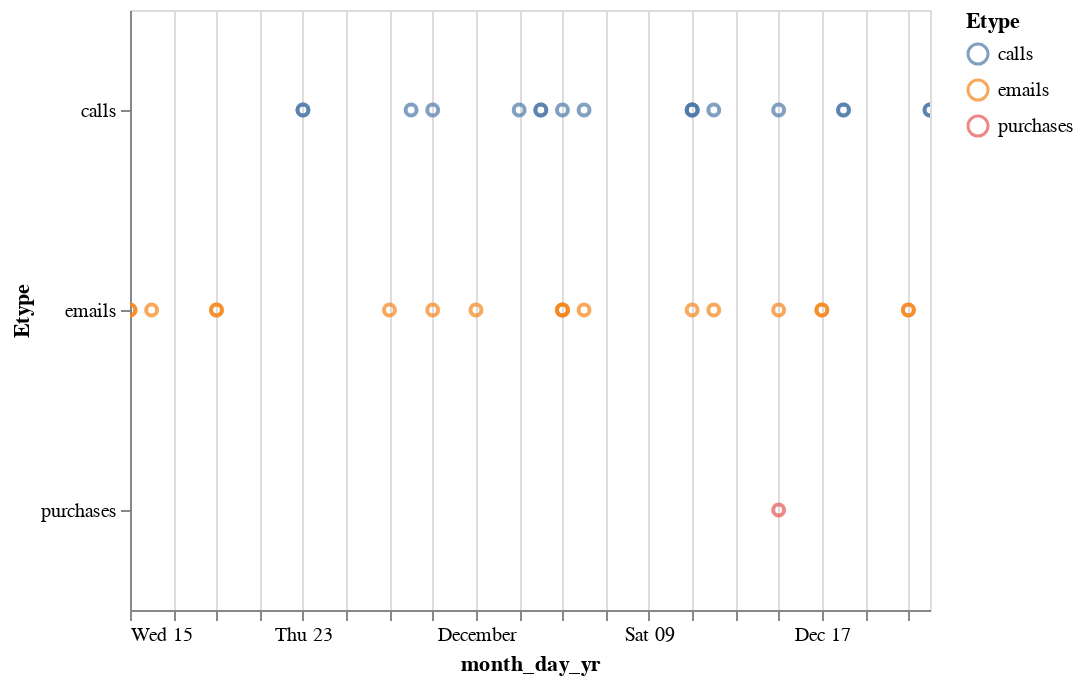

The notebook cell saved with this chart:
### Code cell
alt.Chart(sus_purch7).mark_point().encode(
    x='month_day_yr:T',
    y='Etype:N',
    color='Etype:N',
    tooltip=['Source_Names','Destination_Names']
).interactive()

### Figure 1 — Vega-Lite specification as saved in the notebook (floating-point values rounded to 4 significant figures)
{"$schema": "https://vega.github.io/schema/vega-lite/v2.4.3.json", "config": {"view": {"height": 300, "width": 400}}, "data": {"values": [{"Destination": 720233, "Destination_Names": "Alpha Chessor", "Etype": "calls", "Source": 578795, "Source_Names": "Carl Cortez", "TimeStamp": 1511468208, "Unnamed: 0": 0, "Unnamed: 0.1": 10196234, "full_date": "2017-11-23 20:16:48", "month": 11, "month_day_yr": "11/23/2017", "month_yr": "11/2017", "yr": 2017}, {"Destination": 720233, "Destination_Names": "Alpha Chessor", "Etype": "calls", "Source": 716499, "Source_Names": "Lizzette Hilfiger", "TimeStamp": 1511948853, "Unnamed: 0": 1, "Unnamed: 0.1": 10259106, "full_date": "2017-11-29 09:47:33", "month": 11, "month_day_yr": "11/29/2017", "month_yr": "11/2017", "yr": 2017}, {"Destination": 720233, "Destination_Names": "Alpha Chessor", "Etype": "calls", "Source": 669784, "Source_Names": "Florentino Bubrig", "TimeStamp": 1512363815, "Unnamed: 0": 2, "Unnamed: 0.1": 10313146, "full_date": "2017-12-04 05:03:35", "month": 12, "month_day_yr": "12/04/2017", "month_yr": "12/2017", "yr": 2017}, {"Destination": 720233, "Destination_Names": "Alpha Chessor", "Etype": "calls", "Source": 528750, "Source_Names": "Jimmie Gunby", "TimeStamp": 1512565434, "Unnamed: 0": 3, "Unnamed: 0.1": 10338759, "full_date": "2017-12-06 13:03:54", "month": 12, "month_day_yr": "12/06/2017", "month_yr": "12/2017", "yr": 2017}, {"Destination": 720233, "Destination_Names": "Alpha Chessor", "Etype": "calls", "Source": 709379, "Source_Names": "Felisa Kuhnel", "TimeStamp": 1512982283, "Unnamed: 0": 4, "Unnamed: 0.1": 10392471, "full_date": "2017-12-11 08:51:23", "month": 12, "month_day_yr": "12/11/2017", "month_yr": "12/2017", "yr": 2017}, {"Destination": 720233, "Destination_Names": "Alpha Chessor", "Etype": "calls", "Source": 1010320, "Source_Names": "Landon Shelp", "TimeStamp": 1513581022, "Unnamed: 0": 5, "Unnamed: 0.1": 10470471, "full_date": "2017-12-18 07:10:22", "month": 12, "month_day_yr": "12/18/2017", "month_yr": "12/2017", "yr": 2017}, {"Destination": 720233, "Destination_Names": "Alpha Chessor", "Etype": "calls", "Source": 794458, "Source_Names": "Bill Patton", "TimeStamp": 1513927296, "Unnamed: 0": 6, "Unnamed: 0.1": 10515691, "full_date": "2017-12-22 07:21:36", "month": 12, "month_day_yr": "12/22/2017", "month_yr": "12/2017", "yr": 2017}, {"Destination": 720233, "Destination_Names": "Alpha Chessor", "Etype": "emails", "Source": 713743, "Source_Names": "Sherilyn Coopwood", "TimeStamp": 1510732930, "Unnamed: 0": 7, "Unnamed: 0.1": 13858793, "full_date": "2017-11-15 08:02:10", "month": 11, "month_day_yr": "11/15/2017", "month_yr": "11/2017", "yr": 2017}, {"Destination": 720233, "Destination_Names": "Alpha Chessor", "Etype": "emails", "Source": 640357, "Source_Names": "Louis Welch", "TimeStamp": 1510825300, "Unnamed: 0": 8, "Unnamed: 0.1": 13875304, "full_date": "2017-11-16 09:41:40", "month": 11, "month_day_yr": "11/16/2017", "month_yr": "11/2017", "yr": 2017}, {"Destination": 720233, "Destination_Names": "Alpha Chessor", "Etype": "emails", "Source": 687328, "Source_Names": "Luella Robbins", "TimeStamp": 1511103169, "Unnamed: 0": 9, "Unnamed: 0.1": 13924076, "full_date": "2017-11-19 14:52:49", "month": 11, "month_day_yr": "11/19/2017", "month_yr": "11/2017", "yr": 2017}, {"Destination": 720233, "Destination_Names": "Alpha Chessor", "Etype": "emails", "Source": 720618, "Source_Names": "Angel Bustard", "TimeStamp": 1511811086, "Unnamed: 0": 10, "Unnamed: 0.1": 14049626, "full_date": "2017-11-27 19:31:26", "month": 11, "month_day_yr": "11/27/2017", "month_yr": "11/2017", "yr": 2017}, {"Destination": 720233, "Destination_Names": "Alpha Chessor", "Etype": "emails", "Source": 702075, "Source_Names": "Brian Butler", "TimeStamp": 1512094691, "Unnamed: 0": 11, "Unnamed: 0.1": 14099951, "full_date": "2017-12-01 02:18:11", "month": 12, "month_day_yr": "12/01/2017", "month_yr": "12/2017", "yr": 2017}, {"Destination": 720233, "Destination_Names": "Alpha Chessor", "Etype": "emails", "Source": 596268, "Source_Names": "Sherilyn Bongers", "TimeStamp": 1512434883, "Unnamed: 0": 12, "Unnamed: 0.1": 14160017, "full_date": "2017-12-05 00:48:03", "month": 12, "month_day_yr": "12/05/2017", "month_yr": "12/2017", "yr": 2017}, {"Destination": 720233, "Destination_Names": "Alpha Chessor", "Etype": "emails", "Source": 835931, "Source_Names": "Christina Underwood", "TimeStamp": 1512455885, "Unnamed: 0": 13, "Unnamed: 0.1": 14163709, "full_date": "2017-12-05 06:38:05", "month": 12, "month_day_yr": "12/05/2017", "month_yr": "12/2017", "yr": 2017}, {"Destination": 720233, "Destination_Names": "Alpha Chessor", "Etype": "emails", "Source": 738153, "Source_Names": "Lou Brito", "TimeStamp": 1512969765, "Unnamed: 0": 14, "Unnamed: 0.1": 14254538, "full_date": "2017-12-11 05:22:45", "month": 12, "month_day_yr": "12/11/2017", "month_yr": "12/2017", "yr": 2017}, {"Destination": 720233, "Destination_Names": "Alpha Chessor", "Etype": "emails", "Source": 739539, "Source_Names": "Erin Laverne", "TimeStamp": 1513059239, "Unnamed: 0": 15, "Unnamed: 0.1": 14270431, "full_date": "2017-12-12 06:13:59", "month": 12, "month_day_yr": "12/12/2017", "month_yr": "12/2017", "yr": 2017}, {"Destination": 720233, "Destination_Names": "Alpha Chessor", "Etype": "emails", "Source": 758720, "Source_Names": "Eugenie Bulosan", "TimeStamp": 1513311164, "Unnamed: 0": 16, "Unnamed: 0.1": 14315399, "full_date": "2017-12-15 04:12:44", "month": 12, "month_day_yr": "12/15/2017", "month_yr": "12/2017", "yr": 2017}, {"Destination": 720233, "Destination_Names": "Alpha Chessor", "Etype": "emails", "Source": 1376868, "Source_Names": "Timothy Gibson", "TimeStamp": 1513473394, "Unnamed: 0": 17, "Unnamed: 0.1": 14343737, "full_date": "2017-12-17 01:16:34", "month": 12, "month_day_yr": "12/17/2017", "month_yr": "12/2017", "yr": 2017}, {"Destination": 720233, "Destination_Names": "Alpha Chessor", "Etype": "emails", "Source": 724348, "Source_Names": "Brigida Akapo", "TimeStamp": 1513851234, "Unnamed: 0": 18, "Unnamed: 0.1": 14411247, "full_date": "2017-12-21 10:13:54", "month": 12, "month_day_yr": "12/21/2017", "month_yr": "12/2017", "yr": 2017}, {"Destination": 552475, "Destination_Names": "Dewey Stouer", "Etype": "calls", "Source": 720233, "Source_Names": "Alpha Chessor", "TimeStamp": 1511468241, "Unnamed: 0": 19, "Unnamed: 0.1": 10196240, "full_date": "2017-11-23 20:17:21", "month": 11, "month_day_yr": "11/23/2017", "month_yr": "11/2017", "yr": 2017}, {"Destination": 178026, "Destination_Names": "Lillia Steffensmeier", "Etype": "calls", "Source": 720233, "Source_Names": "Alpha Chessor", "TimeStamp": 1511876100, "Unnamed: 0": 20, "Unnamed: 0.1": 10249597, "full_date": "2017-11-28 13:35:00", "month": 11, "month_day_yr": "11/28/2017", "month_yr": "11/2017", "yr": 2017}, {"Destination": 713154, "Destination_Names": "Dania Bottom", "Etype": "calls", "Source": 720233, "Source_Names": "Alpha Chessor", "TimeStamp": 1512342802, "Unnamed: 0": 21, "Unnamed: 0.1": 10310521, "full_date": "2017-12-03 23:13:22", "month": 12, "month_day_yr": "12/03/2017", "month_yr": "12/2017", "yr": 2017}, {"Destination": 967476, "Destination_Names": "Sharie Vititoe", "Etype": "calls", "Source": 720233, "Source_Names": "Alpha Chessor", "TimeStamp": 1512363832, "Unnamed: 0": 22, "Unnamed: 0.1": 10313148, "full_date": "2017-12-04 05:03:52", "month": 12, "month_day_yr": "12/04/2017", "month_yr": "12/2017", "yr": 2017}, {"Destination": 712567, "Destination_Names": "Marivel Fiser", "Etype": "calls", "Source": 720233, "Source_Names": "Alpha Chessor", "TimeStamp": 1512434849, "Unnamed: 0": 23, "Unnamed: 0.1": 10322118, "full_date": "2017-12-05 00:47:29", "month": 12, "month_day_yr": "12/05/2017", "month_yr": "12/2017", "yr": 2017}, {"Destination": 964144, "Destination_Names": "Max Croasmun", "Etype": "calls", "Source": 720233, "Source_Names": "Alpha Chessor", "TimeStamp": 1512969754, "Unnamed: 0": 24, "Unnamed: 0.1": 10390862, "full_date": "2017-12-11 05:22:34", "month": 12, "month_day_yr": "12/11/2017", "month_yr": "12/2017", "yr": 2017}, {"Destination": 706961, "Destination_Names": "Luisa Store", "Etype": "calls", "Source": 720233, "Source_Names": "Alpha Chessor", "TimeStamp": 1512982327, "Unnamed: 0": 25, "Unnamed: 0.1": 10392476, "full_date": "2017-12-11 08:52:07", "month": 12, "month_day_yr": "12/11/2017", "month_yr": "12/2017", "yr": 2017}, {"Destination": 948122, "Destination_Names": "Jasmin Stachecki", "Etype": "calls", "Source": 720233, "Source_Names": "Alpha Chessor", "TimeStamp": 1513059251, "Unnamed: 0": 26, "Unnamed: 0.1": 10402567, "full_date": "2017-12-12 06:14:11", "month": 12, "month_day_yr": "12/12/2017", "month_yr": "12/2017", "yr": 2017}, {"Destination": 683775, "Destination_Names": "Bernita Leithiser", "Etype": "calls", "Source": 720233, "Source_Names": "Alpha Chessor", "TimeStamp": 1513311161, "Unnamed: 0": 27, "Unnamed: 0.1": 10435693, "full_date": "2017-12-15 04:12:41", "month": 12, "month_day_yr": "12/15/2017", "month_yr": "12/2017", "yr": 2017}, {"Destination": 678478, "Destination_Names": "Elza Schiappa", "Etype": "calls", "Source": 720233, "Source_Names": "Alpha Chessor", "TimeStamp": 1513581022, "Unnamed: 0": 28, "Unnamed: 0.1": 10470470, "full_date": "2017-12-18 07:10:22", "month": 12, "month_day_yr": "12/18/2017", "month_yr": "12/2017", "yr": 2017}, {"Destination": 687257, "Destination_Names": "Vanessa Garner", "Etype": "calls", "Source": 720233, "Source_Names": "Alpha Chessor", "TimeStamp": 1513927209, "Unnamed: 0": 29, "Unnamed: 0.1": 10515687, "full_date": "2017-12-22 07:20:09", "month": 12, "month_day_yr": "12/22/2017", "month_yr": "12/2017", "yr": 2017}, {"Destination": 965325, "Destination_Names": "Lon Alwan", "Etype": "emails", "Source": 720233, "Source_Names": "Alpha Chessor", "TimeStamp": 1510732912, "Unnamed: 0": 30, "Unnamed: 0.1": 13858787, "full_date": "2017-11-15 08:01:52", "month": 11, "month_day_yr": "11/15/2017", "month_yr": "11/2017", "yr": 2017}, {"Destination": 786585, "Destination_Names": "Kareen Janoff", "Etype": "emails", "Source": 720233, "Source_Names": "Alpha Chessor", "TimeStamp": 1511103170, "Unnamed: 0": 31, "Unnamed: 0.1": 13924077, "full_date": "2017-11-19 14:52:50", "month": 11, "month_day_yr": "11/19/2017", "month_yr": "11/2017", "yr": 2017}, {"Destination": 735833, "Destination_Names": "Venita Elroy", "Etype": "emails", "Source": 720233, "Source_Names": "Alpha Chessor", "TimeStamp": 1511948886, "Unnamed: 0": 32, "Unnamed: 0.1": 14074064, "full_date": "2017-11-29 09:48:06", "month": 11, "month_day_yr": "11/29/2017", "month_yr": "11/2017", "yr": 2017}, {"Destination": 620450, "Destination_Names": "Dustin Douglas", "Etype": "emails", "Source": 720233, "Source_Names": "Alpha Chessor", "TimeStamp": 1512455875, "Unnamed: 0": 33, "Unnamed: 0.1": 14163701, "full_date": "2017-12-05 06:37:55", "month": 12, "month_day_yr": "12/05/2017", "month_yr": "12/2017", "yr": 2017}, {"Destination": 665720, "Destination_Names": "Hermila Barcellos", "Etype": "emails", "Source": 720233, "Source_Names": "Alpha Chessor", "TimeStamp": 1512565404, "Unnamed: 0": 34, "Unnamed: 0.1": 14183364, "full_date": "2017-12-06 13:03:24", "month": 12, "month_day_yr": "12/06/2017", "month_yr": "12/2017", "yr": 2017}, {"Destination": 601542, "Destination_Names": "Allen Munoz", "Etype": "emails", "Source": 720233, "Source_Names": "Alpha Chessor", "TimeStamp": 1513530496, "Unnamed: 0": 35, "Unnamed: 0.1": 14354122, "full_date": "2017-12-17 17:08:16", "month": 12, "month_day_yr": "12/17/2017", "month_yr": "12/2017", "yr": 2017}, {"Destination": 555873, "Destination_Names": "George Valdez", "Etype": "emails", "Source": 720233, "Source_Names": "Alpha Chessor", "TimeStamp": 1513851159, "Unnamed: 0": 36, "Unnamed: 0.1": 14411234, "full_date": "2017-12-21 10:12:39", "month": 12, "month_day_yr": "12/21/2017", "month_yr": "12/2017", "yr": 2017}, {"Destination": 2038031, "Destination_Names": "Kia Halonen", "Etype": "purchases", "Source": 720233, "Source_Names": "Alpha Chessor", "TimeStamp": 1513311161, "Unnamed: 0": 37, "Unnamed: 0.1": null, "full_date": "2017-12-15 04:12:41", "month": 12, "month_day_yr": "12/15/2017", "month_yr": "12/2017", "yr": 2017}]}, "encoding": {"color": {"field": "Etype", "type": "nominal"}, "tooltip": [{"field": "Source_Names", "type": "nominal"}, {"field": "Destination_Names", "type": "nominal"}], "x": {"field": "month_day_yr", "type": "temporal"}, "y": {"field": "Etype", "type": "nominal"}}, "mark": "point", "selection": {"selector010": {"bind": "scales", "encodings": ["x", "y"], "mark": {"fill": "#333", "fillOpacity": 0.125, "stroke": "white"}, "on": "[mousedown, window:mouseup] > window:mousemove!", "resolve": "global", "translate": "[mousedown, window:mouseup] > window:mousemove!", "type": "interval", "zoom": "wheel!"}}}
